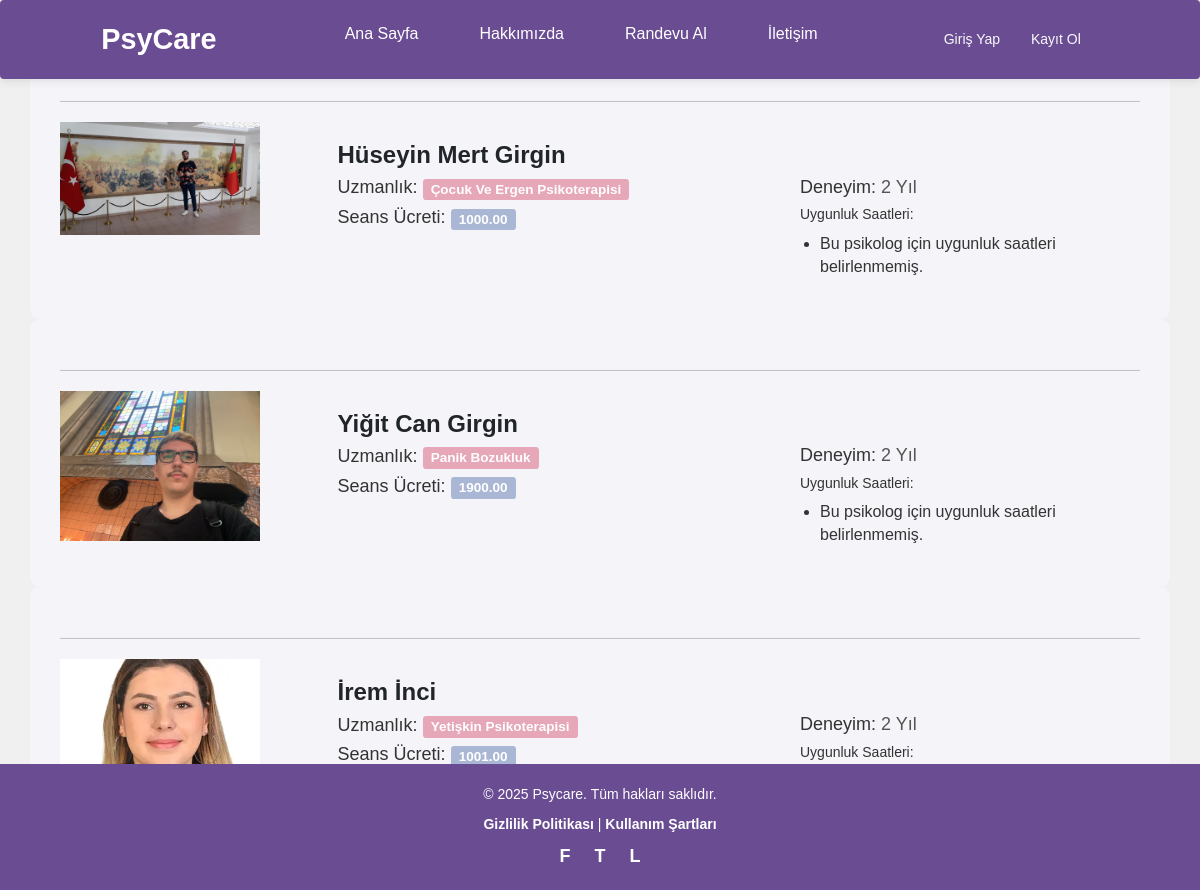
Page /danisman/ on the earlier database version.
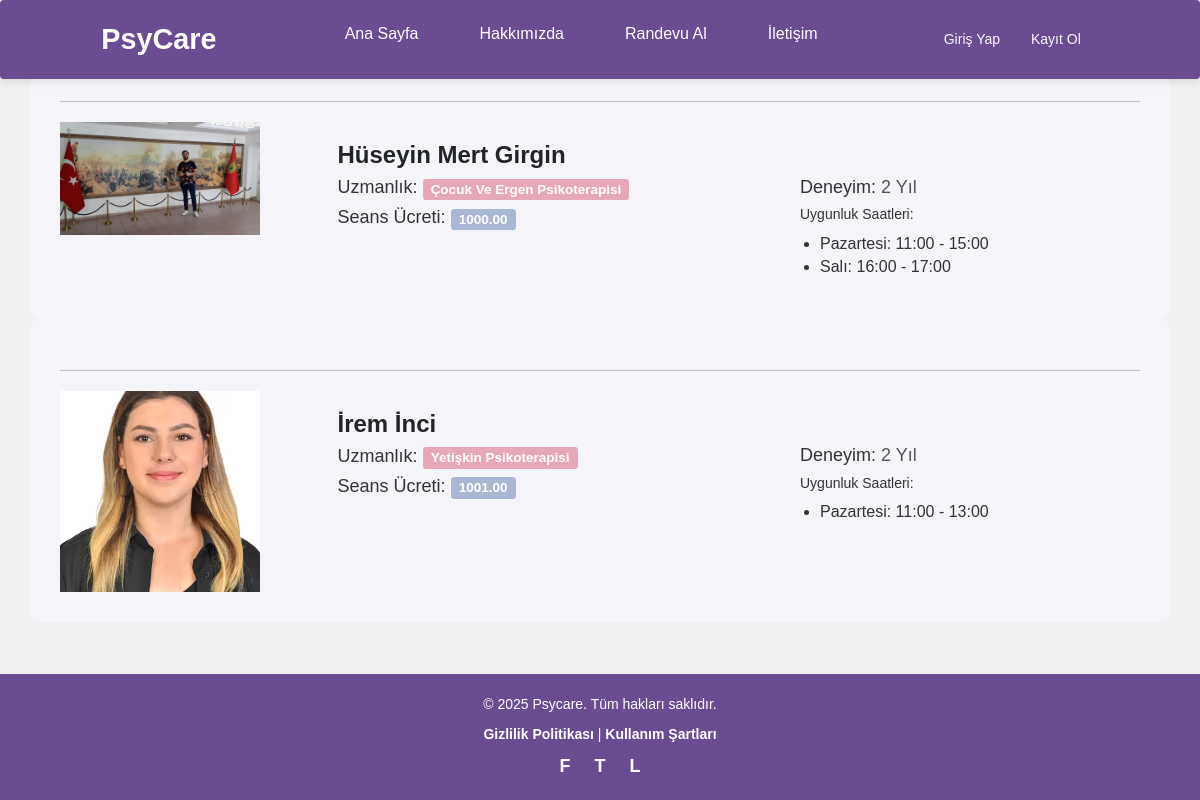
Same page on the later database version.
### danisman/models.py (models this page shows, shortened)
class Danisman(models.Model):
    title = models.CharField(max_length=100)  # Danışmanın unvanı (ör. Dr., Prof., vb.)
    full_name = models.CharField(max_length=255)  # Danışmanın tam adı
    specialization = models.CharField(max_length=255)  # Danışmanın uzmanlık alanı (ör. Psikolog, Terapi, vb.)
    fee = models.DecimalField(max_digits=10, decimal_places=2)  # Danışmanlık ücretini saklamak için (ör. 150.00)
    profile_picture = models.ImageField(upload_to='consultant_images/', blank=True, null=True)  # Profil fotoğrafı (isteğe bağlı)
    bio = models.TextField(blank=True, null=True)  # Danışman hakkında açıklamalar
    created_at = models.DateTimeField(auto_now_add=True)  # Kaydın oluşturulma zamanı
    updated_at = models.DateTimeField(auto_now=True)  # Kaydın son güncellenme zamanı
    class Meta:
        ordering = ['full_name']

class Uygunluk(models.Model):
    psychologist = models.ForeignKey(Danisman, on_delete=models.CASCADE, related_name="availabilities")
    day_of_week = models.CharField(max_length=10)  # Example: Monday, Tuesday, etc.
    start_time = models.DateTimeField()
    end_time = models.DateTimeField()
    class Meta:
        unique_together = ('psychologist', 'day_of_week', 'start_time')

### danisman/views.py (the view)
# urls.py: path('' , views.index , name='danisman_index'),
def index(request):
    danisman = Danisman.objects.all()
    for psikolog in danisman:
        for uygunluk in psikolog.availabilities.all():
            uygunluk.start_time = timezone.localtime(uygunluk.start_time)  # Yerel saate dönüştür
            uygunluk.end_time = timezone.localtime(uygunluk.end_time)
    context = {
        'danisman': danisman,
    }
    return render(request , 'danismanbilgi/index.html' , context)

### templates/danismanbilgi/index.html
{% extends 'layout.html' %}
{% block content %}
{% load static %}
{% for psikolog in danisman %}
    <div class="container" style="background-color: #F4F4F9; padding: 30px; border-radius: 10px;">
        <hr/>
        <div class="row">
            <div class="col-lg-3">
                <img class="projectimg" src="{{ psikolog.profile_picture.url }}" alt="#" style="max-height: 300px; max-width: 200px;">
            </div>
            <div class="col-lg-5" style="text-align:left;">
                <h3>
                    <a href="{% url 'danisman_details' psikolog.id %}"
                       class="text-decoration-none text-dark fw-bold"
                       style="transition: color 0.3s ease; color: #333333;"
                       onmouseover="this.style.color='#8A2BE2'"
                       onmouseout="this.style.color='#333333'">
                        {{ psikolog.full_name }}
                    </a>
                </h3>
                <h4>Uzmanlık: <span class="label" style="background-color:#E6A7B9">{{ psikolog.specialization }}</span></h4>
                <h4>Seans Ücreti: <span class="label" style="background-color:#A9B6D4">{{ psikolog.fee }}</span></h4>
            </div>
            <div class="col-lg-4" style="text-align:left;">
                <br/><br/>
                <h4>Deneyim: <span style="font-weight: normal; color: #555;">2 Yıl</span></h4>
                <h5>Uygunluk Saatleri:</h5>
                <ul class="availability-list">
                    {% for uygunluk in psikolog.availabilities.all %}
                        <li class="availability-item">
                            <span class="day-of-week">{{ uygunluk.day_of_week }}:</span>
                            <span class="time-range">
                                {{ uygunluk.start_time|date:"H:i" }} - {{ uygunluk.end_time|date:"H:i" }}
                            </span>
                        </li>
                    {% empty %}
                        <li>Bu psikolog için uygunluk saatleri belirlenmemiş.</li>
                    {% endfor %}
                </ul>
            </div>
        </div>
    </div>
{% endfor %}
{% endblock %}

### templates/layout.html (shortened to what this page needs)
{% load static %}
<!DOCTYPE html>
<html lang="tr">
<head>
    <link rel="stylesheet" href="{% static 'css/style.css'%}">
    <link href="https://cdn.jsdelivr.net/npm/bootstrap@5.1.3/dist/css/bootstrap.min.css" rel="stylesheet">
    <link rel="stylesheet" href="https://maxcdn.bootstrapcdn.com/bootstrap/3.3.7/css/bootstrap.min.css">
</head>
{% include 'partial/_header.html' %}
    {% block content %}
    {% endblock %}
    {% include 'partial/_footer.html' %}
</body>
</html>

### templates/partial/_header.html (shortened to what this page needs)
<body>
    <nav class="navbar">
        <div class="logo">PsyCare</div>
        <ul class="nav-links">
            <li><a href="{% url 'pages_index' %}" class="btn btn-outline-light me-2">Ana Sayfa</a></li>
            <li><a href="{% url 'about' %}" class="btn btn-outline-light me-2">Hakkımızda</a></li>
            <li><a href="{% url 'danisman_index' %}" class="btn btn-outline-light me-2">Randevu Al</a></li>
            <li><a href="{% url 'contact' %}" class="btn btn-outline-light me-2">İletişim</a></li>
        </ul>
        {% if user.is_authenticated %}
        <div class="d-flex">
            <a href="javascript:{document.getElementById('logout').submit()}" class="btn btn-outline-light me-2">{{user.username}} Çıkış yap</a>
            <form action="{% url 'logout' %}" method="POST" id="logout">
                {% csrf_token %}
                <input type="hidden">
            </form>
        </div>
        {% else %}
        <div class="d-flex">
            <a href="{% url 'login' %}" class="btn btn-outline-light me-2">Giriş Yap</a>
            <a href="{% url 'register' %}" class="btn btn-outline-light me-2">Kayıt Ol</a>
        </div>
        {% endif %}
    </nav>

### templates/partial/_footer.html (shortened to what this page needs)
{% load static %}
<footer>
    <p>&copy; 2025 Psycare. Tüm hakları saklıdır.</p>
    <p><a href="#">Gizlilik Politikası</a> | <a href="#">Kullanım Şartları</a></p>
    <div class="social-icons">
        <a href="#" class="facebook" title="Facebook">F</a>
        <a href="#" class="twitter" title="Twitter">T</a>
        <a href="#" class="linkedin" title="LinkedIn">L</a>
    </div>
</footer>

### static/css/style.css (style rules this page uses)
* { margin: 0; padding: 0; box-sizing: border-box; font-family: 'Arial', sans-serif; }
body { background-color: #f0f0f0 !important; color: #333333; font-size: 16px; padding-top: 50px; }
.navbar { background-color: #6A4C93; color: white; display: flex; justify-content: space-between; align-items: center; padding: 15px 20px; position: fixed; width: 100%; top: 0; left: 0; box-shadow: 0 2px 10px rgba(0, 0, 0, 0.1); z-index: 1000; }
.navbar .logo { font-size: 1.8em; font-weight: bold; }
.nav-links { display: flex; list-style: none; }
.nav-links li { margin: 0 15px; }
.nav-links a { text-decoration: none; color: white; font-size: 1em; transition: 0.3s; }
footer { background-color: #6A4C93; color: white; padding: 20px 0; text-align: center; margin-top: 30px; font-size: 14px; position: relative; bottom: 0; width: 100%; }
footer a { color: white; text-decoration: none; font-weight: bold; transition: color 0.3s; }
footer .social-icons { margin-top: 10px; }
footer .social-icons a { margin: 0 10px; font-size: 18px; transition: color 0.3s; }

### templates/partial/_header.html (style rules this page uses)
* { margin: 0; padding: 0; box-sizing: border-box; font-family: 'Arial', sans-serif; }
body { background-color: #f0f0f0 !important; color: #333333; font-size: 16px; padding-top: 50px; }
.navbar { background-color: #6A4C93; color: white; display: flex; justify-content: space-between; align-items: center; padding: 15px 20px; position: fixed; width: 100%; top: 0; left: 0; box-shadow: 0 2px 10px rgba(0, 0, 0, 0.1); z-index: 1000; }
.navbar .logo { font-size: 1.8em; font-weight: bold; }
.nav-links { display: flex; list-style: none; }
.nav-links li { margin: 0 15px; }
.nav-links a { text-decoration: none; color: white; font-size: 1em; transition: 0.3s; }

### templates/partial/_footer.html (style rules this page uses)
footer { background-color: #6A4C93; color: white; padding: 20px 0; text-align: center; margin-top: 30px; font-size: 14px; position: fixed; bottom: 0; width: 100%; left: 0; }
footer a { color: white; text-decoration: none; font-weight: bold; transition: color 0.3s; }
footer .social-icons { margin-top: 10px; }
footer .social-icons a { margin: 0 10px; font-size: 18px; transition: color 0.3s; }

Differences in the rows shown:
removed Danisman: profile_picture (picture), full_name "Yiğit Can Girgin", specialization "Panik Bozukluk", fee "1900.00"
shown differently, row unchanged: Danisman "Hüseyin Mert Girgin": no longer shows "Bu psikolog için uygunluk saatleri belirlenmemiş."
added Uygunluk: day_of_week "Pazartesi", start_time "11:00", end_time "15:00", shown under Danisman "Hüseyin Mert Girgin"
added Uygunluk: day_of_week "Salı", start_time "16:00", end_time "17:00", shown under Danisman "Hüseyin Mert Girgin"
added Uygunluk: day_of_week "Pazartesi", start_time "11:00", end_time "13:00", shown under Danisman "İrem İnci"
